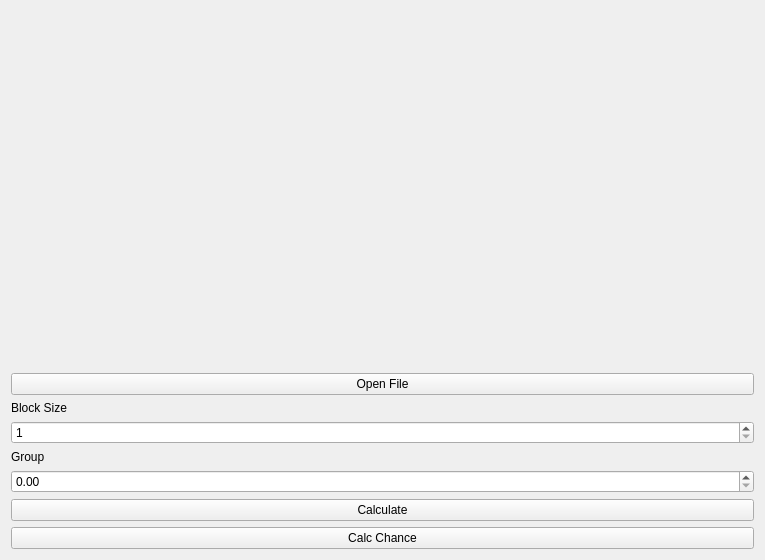
<?xml version="1.0" encoding="UTF-8"?>
<ui version="4.0">
 <class>MainWindow</class>
 <widget class="QMainWindow" name="MainWindow">
  <property name="geometry">
   <rect>
    <x>0</x>
    <y>0</y>
    <width>765</width>
    <height>560</height>
   </rect>
  </property>
  <property name="windowTitle">
   <string>MainWindow</string>
  </property>
  <widget class="QWidget" name="centralWidget">
   <layout class="QVBoxLayout" name="verticalLayout" stretch="10,0,0,0,0,0,0,0">
    <item>
     <widget class="QCustomPlot" name="plot" native="true"/>
    </item>
    <item>
     <widget class="QPushButton" name="openFile">
      <property name="text">
       <string>Open File</string>
      </property>
     </widget>
    </item>
    <item>
     <widget class="QLabel" name="label">
      <property name="text">
       <string>Block Size</string>
      </property>
     </widget>
    </item>
    <item>
     <widget class="QSpinBox" name="blockSize">
      <property name="minimum">
       <number>1</number>
      </property>
      <property name="maximum">
       <number>1000</number>
      </property>
     </widget>
    </item>
    <item>
     <widget class="QLabel" name="label_2">
      <property name="text">
       <string>Group</string>
      </property>
     </widget>
    </item>
    <item>
     <widget class="QDoubleSpinBox" name="separator"/>
    </item>
    <item>
     <widget class="QPushButton" name="run">
      <property name="text">
       <string>Calculate</string>
      </property>
     </widget>
    </item>
    <item>
     <widget class="QPushButton" name="chance">
      <property name="text">
       <string>Calc Chance</string>
      </property>
     </widget>
    </item>
   </layout>
  </widget>
 </widget>
 <layoutdefault spacing="6" margin="11"/>
 <customwidgets>
  <customwidget>
   <class>QCustomPlot</class>
   <extends>QWidget</extends>
   <header location="global">qcustomplot.h</header>
   <container>1</container>
  </customwidget>
 </customwidgets>
 <resources/>
 <connections/>
</ui>
